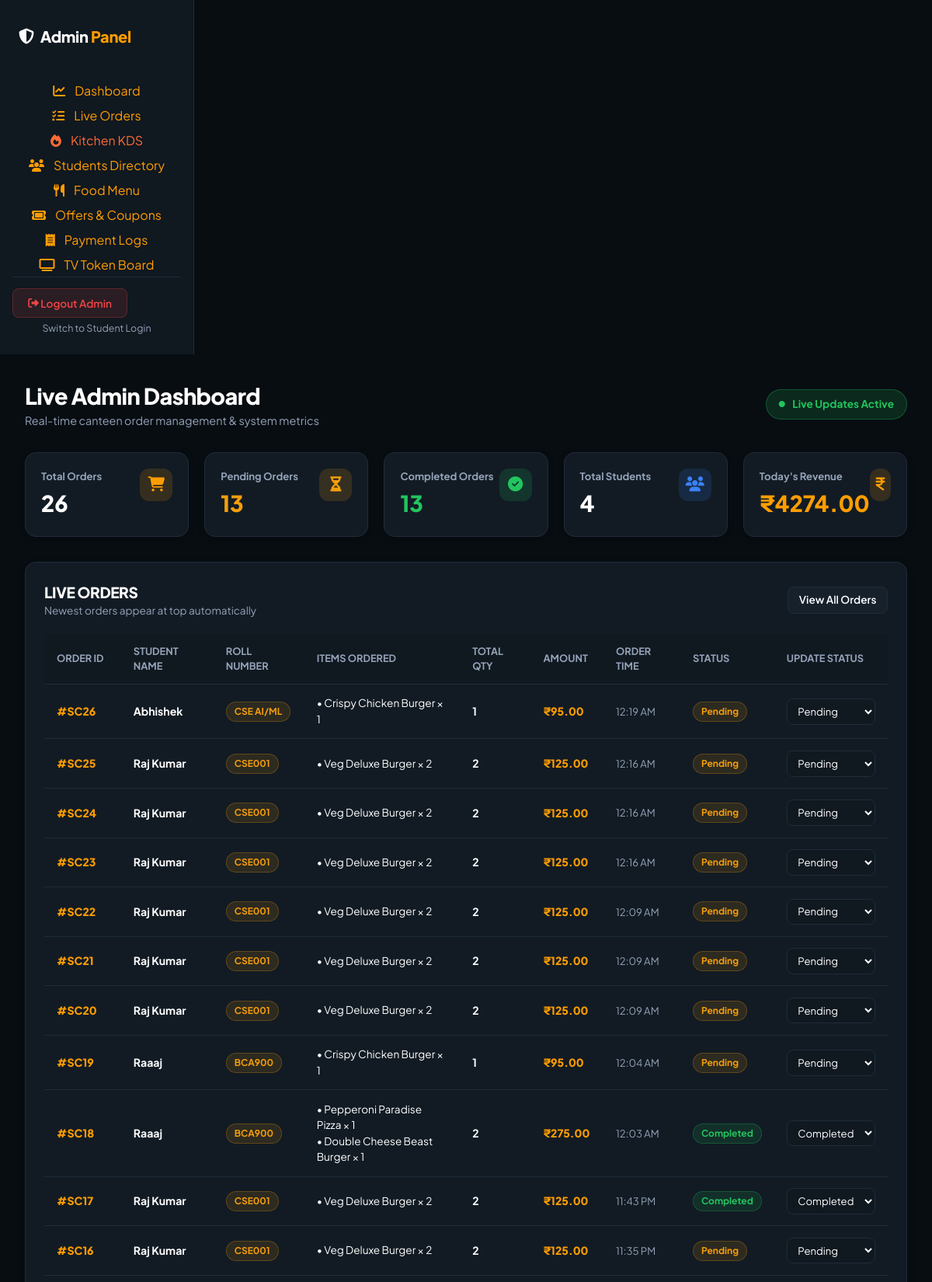
The page /admin (signed in, upper part) on the database its author committed.
### tables this page shows
CREATE TABLE orders (
            id INTEGER PRIMARY KEY AUTOINCREMENT,
            order_number TEXT NOT NULL UNIQUE,
            student_id INTEGER,
            student_name TEXT NOT NULL,
            roll_number TEXT NOT NULL,
            phone TEXT,
            order_type TEXT DEFAULT 'Canteen Pickup',
            delivery_address TEXT,
            payment_method TEXT DEFAULT 'UPI',
            subtotal REAL NOT NULL,
            discount REAL DEFAULT 0,
            service_fee REAL DEFAULT 5.0,
            total_amount REAL NOT NULL,
            status TEXT DEFAULT 'Pending',
            order_date TEXT,
            order_time TEXT,
            created_at TIMESTAMP DEFAULT CURRENT_TIMESTAMP, payment_status TEXT DEFAULT 'Paid', payment_reference TEXT DEFAULT 'DEMO_REF', coupon_code TEXT, pickup_slot TEXT DEFAULT 'Instant Prep',
            FOREIGN KEY (student_id) REFERENCES students(id)
        );

CREATE TABLE order_items (
            id INTEGER PRIMARY KEY AUTOINCREMENT,
            order_id INTEGER NOT NULL,
            item_id INTEGER NOT NULL,
            item_name TEXT NOT NULL,
            price REAL NOT NULL,
            quantity INTEGER NOT NULL,
            addons_json TEXT,
            instructions TEXT,
            FOREIGN KEY (order_id) REFERENCES orders(id) ON DELETE CASCADE
        );

### app.py (the view)
@app.route('/admin')
def admin_dashboard():
    if not is_admin_logged_in():
        return redirect(url_for('admin_login'))
    stats = database.get_admin_stats()
    live_orders = database.get_all_orders()
    return render_template('admin.html', stats=stats, orders=live_orders)

### app.py (called while the page is built)
@app.before_request
def setup_db():
    if not hasattr(app, 'db_initialized'):
        database.init_db()
        app.db_initialized = True

def is_admin_logged_in():
    return session.get('admin_logged_in', False)

### database.py (called while the page is built)
def get_db_connection():
    conn = sqlite3.connect(DB_NAME)
    conn.row_factory = sqlite3.Row
    return conn

def get_all_orders(status_filter=None):
    conn = get_db_connection()
    query = "SELECT * FROM orders WHERE 1=1"
    params = []
    if status_filter and status_filter != 'All':
        query += " AND status = ?"
        params.append(status_filter)
    query += " ORDER BY id DESC"
    orders = conn.execute(query, params).fetchall()
    result = []
    for order in orders:
        o = dict(order)
        items = conn.execute("SELECT * FROM order_items WHERE order_id = ?", (o['id'],)).fetchall()
        o['items'] = [dict(i) for i in items]
        result.append(o)
    conn.close()
    return result

def get_admin_stats():
    conn = get_db_connection()
    total_orders = conn.execute("SELECT COUNT(*) FROM orders").fetchone()[0]
    pending_orders = conn.execute("SELECT COUNT(*) FROM orders WHERE status IN ('Pending', 'Preparing')").fetchone()[0]
    completed_orders = conn.execute("SELECT COUNT(*) FROM orders WHERE status = 'Completed'").fetchone()[0]
    total_students = conn.execute("SELECT COUNT(*) FROM students").fetchone()[0]
    today_revenue = conn.execute("SELECT COALESCE(SUM(total_amount), 0) FROM orders WHERE status != 'Cancelled'").fetchone()[0]
    conn.close()
    return {
        'total_orders': total_orders,
        'pending_orders': pending_orders,
        'completed_orders': completed_orders,
        'total_students': total_students,
        'today_revenue': round(today_revenue, 2)
    }

### templates/admin.html (shortened to what this page needs)
{% extends 'admin_base.html' %}
{% block content %}
<div style="display: flex; align-items: center; justify-content: space-between; margin-bottom: 1.8rem;">
  <div>
    <h1 style="font-size: 1.8rem; font-weight: 800;">Live Admin Dashboard</h1>
    <p style="color: var(--text-muted); font-size: 0.9rem;">Real-time canteen order management & system metrics</p>
  </div>
  <div style="display: flex; align-items: center; gap: 0.6rem; background: rgba(34, 197, 94, 0.15); border: 1px solid rgba(34, 197, 94, 0.3); padding: 0.5rem 1rem; border-radius: 20px; font-size: 0.85rem; font-weight: 700; color: var(--success);">
    <i class="fa-solid fa-circle fa-beat" style="font-size: 8px;"></i> Live Updates Active
  </div>
</div>
<div style="display: grid; grid-template-columns: repeat(auto-fit, minmax(200px, 1fr)); gap: 1.25rem; margin-bottom: 2rem;">
  <div class="glass-card" style="padding: 1.25rem;">
    <div style="display: flex; justify-content: space-between; align-items: flex-start;">
      <div>
        <div style="font-size: 0.82rem; font-weight: 700; color: var(--text-muted);">Total Orders</div>
        <div id="stat-total-orders" style="font-size: 1.8rem; font-weight: 800; margin-top: 4px;">{{ stats.total_orders }}</div>
      </div>
      <div style="width: 42px; height: 42px; border-radius: 12px; background: rgba(255, 157, 0, 0.15); color: var(--primary-accent); display: flex; align-items: center; justify-content: center; font-size: 1.2rem;">
        <i class="fa-solid fa-cart-shopping"></i>
      </div>
    </div>
  </div>
  <div class="glass-card" style="padding: 1.25rem;">
    <div style="display: flex; justify-content: space-between; align-items: flex-start;">
      <div>
        <div style="font-size: 0.82rem; font-weight: 700; color: var(--text-muted);">Pending Orders</div>
        <div id="stat-pending-orders" style="font-size: 1.8rem; font-weight: 800; color: var(--warning); margin-top: 4px;">{{ stats.pending_orders }}</div>
      </div>
      <div style="width: 42px; height: 42px; border-radius: 12px; background: rgba(245, 158, 11, 0.15); color: var(--warning); display: flex; align-items: center; justify-content: center; font-size: 1.2rem;">
        <i class="fa-solid fa-hourglass-half"></i>
      </div>
    </div>
  </div>
  <div class="glass-card" style="padding: 1.25rem;">
    <div style="display: flex; justify-content: space-between; align-items: flex-start;">
      <div>
        <div style="font-size: 0.82rem; font-weight: 700; color: var(--text-muted);">Completed Orders</div>
        <div id="stat-completed-orders" style="font-size: 1.8rem; font-weight: 800; color: var(--success); margin-top: 4px;">{{ stats.completed_orders }}</div>
      </div>
      <div style="width: 42px; height: 42px; border-radius: 12px; background: rgba(34, 197, 94, 0.15); color: var(--success); display: flex; align-items: center; justify-content: center; font-size: 1.2rem;">
        <i class="fa-solid fa-circle-check"></i>
      </div>
    </div>
  </div>
  <div class="glass-card" style="padding: 1.25rem;">
    <div style="display: flex; justify-content: space-between; align-items: flex-start;">
      <div>
        <div style="font-size: 0.82rem; font-weight: 700; color: var(--text-muted);">Total Students</div>
        <div style="font-size: 1.8rem; font-weight: 800; margin-top: 4px;">{{ stats.total_students }}</div>
      </div>
      <div style="width: 42px; height: 42px; border-radius: 12px; background: rgba(59, 130, 246, 0.15); color: var(--info); display: flex; align-items: center; justify-content: center; font-size: 1.2rem;">
        <i class="fa-solid fa-users"></i>
      </div>
    </div>
  </div>
  <div class="glass-card" style="padding: 1.25rem;">
    <div style="display: flex; justify-content: space-between; align-items: flex-start;">
      <div>
        <div style="font-size: 0.82rem; font-weight: 700; color: var(--text-muted);">Today's Revenue</div>
        <div id="stat-today-revenue" style="font-size: 1.8rem; font-weight: 800; color: var(--primary-accent); margin-top: 4px;">₹{{ '%.2f'|format(stats.today_revenue) }}</div>
      </div>
      <div style="width: 42px; height: 42px; border-radius: 12px; background: rgba(255, 157, 0, 0.15); color: var(--primary-accent); display: flex; align-items: center; justify-content: center; font-size: 1.2rem;">
        <i class="fa-solid fa-indian-rupee-sign"></i>
      </div>
    </div>
  </div>
</div>
<div class="glass-card" style="padding: 1.5rem;">
  <div style="display: flex; align-items: center; justify-content: space-between; margin-bottom: 1.2rem;">
    <div>
      <h3 style="font-size: 1.2rem; font-weight: 800;">LIVE ORDERS</h3>
      <p style="color: var(--text-muted); font-size: 0.85rem;">Newest orders appear at top automatically</p>
    </div>
    <a href="{{ url_for('admin_orders') }}" class="btn-secondary btn-sm">View All Orders</a>
  </div>
  <div class="table-responsive">
    <table class="admin-table">
      <thead>
        <tr>
          <th>Order ID</th>
          <th>Student Name</th>
          <th>Roll Number</th>
          <th>Items Ordered</th>
          <th>Total Qty</th>
          <th>Amount</th>
          <th>Order Time</th>
          <th>Status</th>
          <th>Update Status</th>
        </tr>
      </thead>
      <tbody id="admin-live-orders-body">
        {% for order in orders %}
        <tr>
          <td style="font-weight: 800; color: var(--primary-accent);">
            #{{ order.order_number }}
          </td>
          <td style="font-weight: 700;">{{ order.student_name }}</td>
          <td>
            <span class="status-pill status-pending" style="font-size: 0.75rem;">{{ order.roll_number }}</span>
          </td>
          <td style="max-width: 250px;">
            {% for item in order['items'] %}
            <div style="font-size: 0.85rem;">• {{ item.item_name }} × {{ item.quantity }}</div>
            {% endfor %}
          </td>
          <td style="font-weight: 700;">
            {{ order['items']|sum(attribute='quantity') }}
          </td>
          <td style="font-weight: 800; color: var(--primary-accent);">
            ₹{{ '%.2f'|format(order.total_amount) }}
          </td>
          <td style="font-size: 0.82rem; color: var(--text-muted);">
            {{ order.order_time }}
          </td>
          <td>
            {% if order.status == 'Pending' %}
              <span class="status-pill status-pending">Pending</span>
            {% elif order.status == 'Preparing' %}
              <span class="status-pill status-preparing">Preparing</span>
            {% elif order.status == 'Ready' %}
              <span class="status-pill status-ready">Ready</span>
            {% elif order.status == 'Completed' %}
              <span class="status-pill status-completed">Completed</span>
            {% else %}
              <span class="status-pill status-cancelled">Cancelled</span>
            {% endif %}
          </td>
          <td>
            <form action="{{ url_for('admin_update_order_status', order_id=order.id) }}" method="POST" style="display: flex; gap: 0.4rem;">
              <select name="status" class="form-control" style="padding: 0.4rem 0.6rem; font-size: 0.82rem;" onchange="this.form.submit()">
                <option value="Pending" {% if order.status == 'Pending' %}selected{% endif %}>Pending</option>
                <option value="Completed" {% if order.status == 'Completed' %}selected{% endif %}>Completed</option>
              </select>
            </form>
          </td>
        </tr>
        {% else %}
        <tr>
          <td colspan="9" style="text-align: center; color: var(--text-muted); padding: 2rem;">
            No orders placed yet.
          </td>
        </tr>
        {% endfor %}
      </tbody>
    </table>
  </div>
</div>
{% endblock %}

### static/css/style.css (style rules this page uses)
:root { --bg-main: #080D12; --bg-secondary: #101820; --card-bg: #121B24; --card-elevated: #17212B; --card-border: #1F2C39; --card-border-hover: #2E3E50; --primary-accent: #FF9D00; --secondary-accent: #FF6B35; --success: #22C55E; --danger: #EF4444; --info: #3B82F6; --warning: #F59E0B; --text-primary: #FFFFFF; --text-muted: #94A3B8; --font-family: 'Plus Jakarta Sans', -apple-system, BlinkMacSystemFont, 'Segoe UI', Roboto, sans-serif; --radius-sm: 8px; --radius-md: 14px; --radius-lg: 20px; --shadow-sm: 0 2px 8px rgba(0, 0, 0, 0.25); --shadow-md: 0 6px 20px rgba(0, 0, 0, 0.4); --shadow-glow: 0 0 20px rgba(255, 157, 0, 0.2); }
* { box-sizing: border-box; margin: 0; padding: 0; }
body { font-family: var(--font-family); background-color: var(--bg-main); color: var(--text-primary); min-height: 100vh; display: flex; flex-direction: column; overflow-x: hidden; line-height: 1.5; -webkit-font-smoothing: antialiased; transition: background-color 0.25s ease, color 0.25s ease; position: relative; }
a { color: var(--primary-accent); text-decoration: none; transition: color 0.2s ease; }
h1, h2, h3, h4, h5, h6 { color: var(--text-primary); font-weight: 700; letter-spacing: -0.02em; }
.glass-card, .solid-card { background: var(--card-bg); border: 1px solid var(--card-border); border-radius: var(--radius-md); box-shadow: var(--shadow-sm); transition: transform 0.2s ease, border-color 0.2s ease, box-shadow 0.2s ease; }
.btn-secondary { background: var(--card-elevated); color: var(--text-primary); font-weight: 600; font-size: 0.9rem; padding: 0.7rem 1.4rem; border: 1px solid var(--card-border); border-radius: var(--radius-sm); cursor: pointer; display: inline-flex; align-items: center; justify-content: center; gap: 0.5rem; transition: all 0.2s ease; }
.btn-sm { padding: 0.4rem 0.85rem; font-size: 0.85rem; }
.form-control { background: var(--bg-secondary); border: 1px solid var(--card-border); color: var(--text-primary); padding: 0.75rem 0.9rem; border-radius: var(--radius-sm); font-family: var(--font-family); font-size: 0.92rem; outline: none; transition: border-color 0.2s ease; }
select.form-control option { background: var(--card-bg); color: var(--text-primary); }
.status-pill { padding: 3px 10px; border-radius: 20px; font-size: 0.75rem; font-weight: 700; display: inline-flex; align-items: center; gap: 5px; }
.status-pending { background: rgba(245, 158, 11, 0.12); color: var(--warning); border: 1px solid rgba(245, 158, 11, 0.25); }
.status-completed { background: rgba(34, 197, 94, 0.12); color: var(--success); border: 1px solid rgba(34, 197, 94, 0.25); }
.admin-layout { display: flex; min-height: 100vh; }
.table-responsive { width: 100%; overflow-x: auto; }
.admin-table { width: 100%; border-collapse: collapse; }
.admin-table th { padding: 0.8rem 1rem; font-size: 0.8rem; font-weight: 700; color: var(--text-muted); text-transform: uppercase; text-align: left; border-bottom: 1px solid var(--card-border); background: var(--bg-secondary); }
.admin-table td { padding: 0.9rem 1rem; background: var(--card-bg); border-bottom: 1px solid var(--card-border); font-size: 0.88rem; }

### rows shown on the page
orders: order_number "SC26", student_name "Abhishek", roll_number "CSE AI/ML", items|sum "1", total_amount "95.00", order_time "12:19 AM", shows "Pending", status "Pending"
order_items: item_name "Crispy Chicken Burger", quantity "1"
orders: order_number "SC25", student_name "Raj Kumar", roll_number "CSE001", items|sum "2", total_amount "125.00", order_time "12:16 AM", shows "Pending", status "Pending"
order_items: item_name "Veg Deluxe Burger", quantity "2"
orders: order_number "SC24", student_name "Raj Kumar", roll_number "CSE001", items|sum "2", total_amount "125.00", order_time "12:16 AM", shows "Pending", status "Pending"
order_items: item_name "Veg Deluxe Burger", quantity "2"
orders: order_number "SC23", student_name "Raj Kumar", roll_number "CSE001", items|sum "2", total_amount "125.00", order_time "12:16 AM", shows "Pending", status "Pending"
order_items: item_name "Veg Deluxe Burger", quantity "2"
orders: order_number "SC22", student_name "Raj Kumar", roll_number "CSE001", items|sum "2", total_amount "125.00", order_time "12:09 AM", shows "Pending", status "Pending"
order_items: item_name "Veg Deluxe Burger", quantity "2"
orders: order_number "SC21", student_name "Raj Kumar", roll_number "CSE001", items|sum "2", total_amount "125.00", order_time "12:09 AM", shows "Pending", status "Pending"
order_items: item_name "Veg Deluxe Burger", quantity "2"
orders: order_number "SC20", student_name "Raj Kumar", roll_number "CSE001", items|sum "2", total_amount "125.00", order_time "12:09 AM", shows "Pending", status "Pending"
order_items: item_name "Veg Deluxe Burger", quantity "2"
orders: order_number "SC19", student_name "Raaaj", roll_number "BCA900", items|sum "1", total_amount "95.00", order_time "12:04 AM", shows "Pending", status "Pending"
order_items: item_name "Crispy Chicken Burger", quantity "1"
orders: order_number "SC18", student_name "Raaaj", roll_number "BCA900", items|sum "2", total_amount "275.00", order_time "12:03 AM", shows "Completed", status "Completed"
order_items: item_name "Pepperoni Paradise Pizza", quantity "1"
order_items: item_name "Double Cheese Beast Burger", quantity "1"
orders: order_number "SC17", student_name "Raj Kumar", roll_number "CSE001", items|sum "2", total_amount "125.00", order_time "11:43 PM", shows "Completed", status "Completed"
order_items: item_name "Veg Deluxe Burger", quantity "2"
orders: order_number "SC16", student_name "Raj Kumar", roll_number "CSE001", items|sum "2", total_amount "125.00", order_time "11:35 PM", shows "Pending", status "Pending"
order_items: item_name "Veg Deluxe Burger", quantity "2"

### other values the page prints
{{ stats.total_orders }} "26"
{{ stats.pending_orders }} "13"
{{ stats.completed_orders }} "13"
{{ stats.total_students }} "4"
{{ '%.2f'|format(stats.today_revenue) }} "4274.00"
